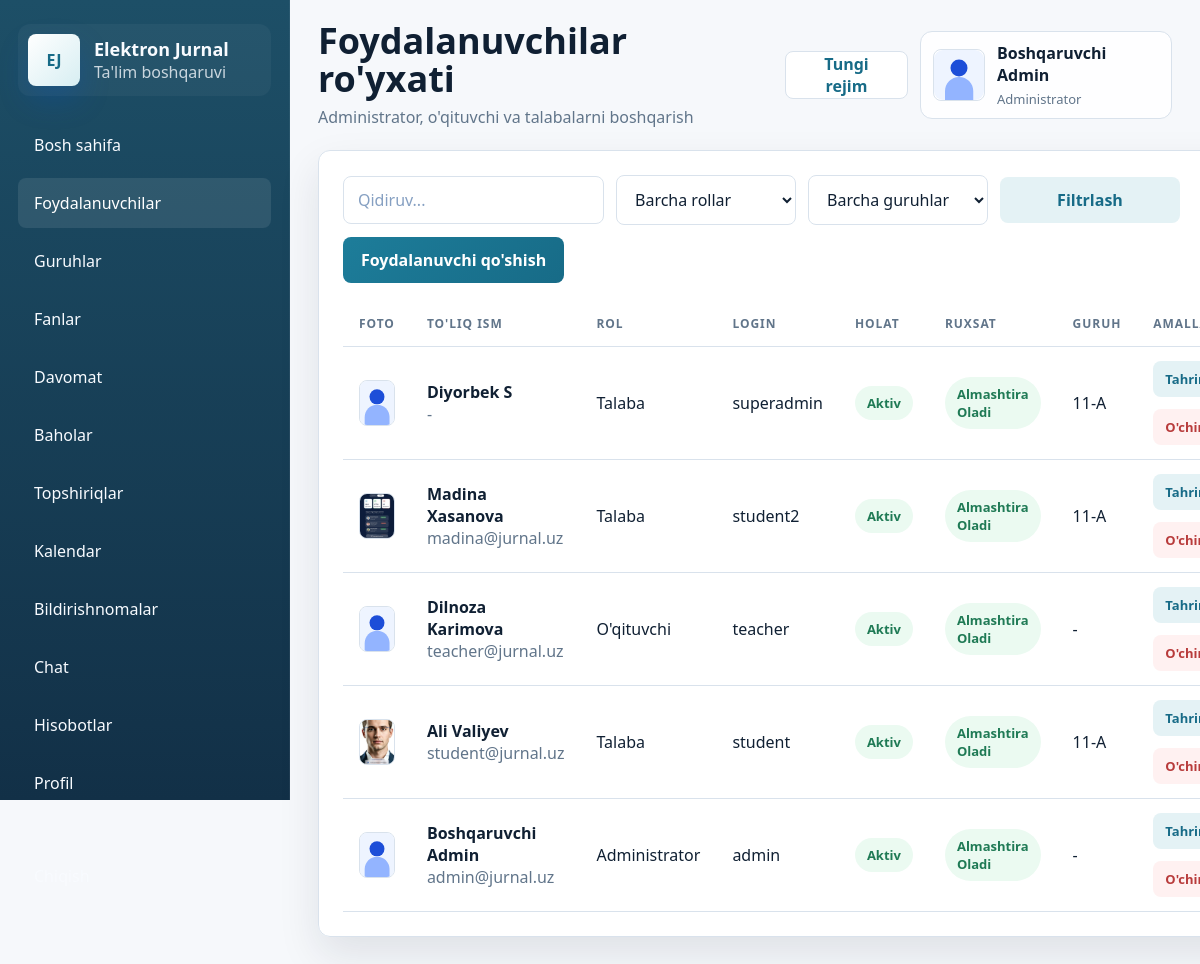
The app's page /users (signed in) with its own data.
### models.py (models this page shows, shortened)
class TimestampMixin:
    created_at = db.Column(db.DateTime, default=datetime.utcnow, nullable=False)

class User(UserMixin, TimestampMixin, db.Model):
    __tablename__ = "users"
    id = db.Column(db.Integer, primary_key=True)
    full_name = db.Column(db.String(150), nullable=False)
    username = db.Column(db.String(80), unique=True, nullable=False, index=True)
    password_hash = db.Column(db.String(255), nullable=False)
    role = db.Column(db.String(20), nullable=False, index=True)
    phone = db.Column(db.String(30))
    email = db.Column(db.String(120))
    image_path = db.Column(db.String(255))
    is_active = db.Column(db.Boolean, default=True, nullable=False)
    can_change_credentials = db.Column(db.Boolean, default=True, nullable=False)
    taught_subjects = db.relationship("Subject", back_populates="teacher", lazy="dynamic")
    student_group = db.relationship("StudentGroup", back_populates="student", uselist=False, cascade="all, delete-orphan")
    attendance_records = db.relationship("Attendance", back_populates="student", lazy="dynamic", foreign_keys="Attendance.student_id")
    grade_records = db.relationship("Grade", back_populates="student", lazy="dynamic", foreign_keys="Grade.student_id")
    grades_given = db.relationship("Grade", back_populates="teacher", lazy="dynamic", foreign_keys="Grade.teacher_id")
    assignments_created = db.relationship("Assignment", back_populates="teacher", lazy="dynamic", foreign_keys="Assignment.teacher_id")
    activities = db.relationship("ActivityLog", back_populates="user", lazy="dynamic")
    notifications = db.relationship("Notification", back_populates="user", lazy="dynamic", cascade="all, delete-orphan")
    chat_messages = db.relationship(
        "ChatMessage",
        back_populates="sender",
        lazy="dynamic",
        cascade="all, delete-orphan",
        foreign_keys="ChatMessage.sender_id",
    )
    assignment_submissions = db.relationship("AssignmentSubmission", back_populates="student", lazy="dynamic", cascade="all, delete-orphan")
    @property
    def group(self):
        return self.student_group.group if self.student_group else None

class Group(TimestampMixin, db.Model):
    __tablename__ = "groups"
    id = db.Column(db.Integer, primary_key=True)
    name = db.Column(db.String(80), unique=True, nullable=False)
    student_links = db.relationship("StudentGroup", back_populates="group", cascade="all, delete-orphan")
    subject_links = db.relationship("SubjectGroup", back_populates="group", cascade="all, delete-orphan")
    attendance_records = db.relationship("Attendance", back_populates="group", lazy="dynamic")
    assignments = db.relationship("Assignment", back_populates="group", lazy="dynamic")

### app.py (the view, shortened to what this page needs)
@app.route("/users")
@login_required
@role_required("admin")
def user_list():
    query = User.query
    search = request.args.get("search", "").strip()
    role = request.args.get("role", "").strip()
    group_id = request.args.get("group_id", "").strip()
    if role:
        query = query.filter_by(role=role)
    if group_id:
        query = query.outerjoin(StudentGroup).filter(StudentGroup.group_id == int(group_id))
    users = query.order_by(User.created_at.desc()).all()
    groups = Group.query.order_by(Group.name).all()
    return render_template("users/list.html", users=users, groups=groups, selected_role=role, selected_group=group_id, search=search)

### app.py (called while the page is built)
@login_manager.user_loader
def load_user(user_id: str):
    return db.session.get(User, int(user_id))

def role_required(*roles):
    def decorator(view_func):
        @wraps(view_func)
        def wrapped(*args, **kwargs):
            if not current_user.is_authenticated:
                return login_manager.unauthorized()
            if current_user.role not in roles:
                abort(403)
            return view_func(*args, **kwargs)
        return wrapped
    return decorator

def avatar_url(user: User) -> str:
    if user.image_path:
        return url_for("static", filename=f"uploads/{user.image_path}")
    return url_for("static", filename="uploads/default-avatar.svg")

### templates/users/list.html (shortened to what this page needs)
{% extends "base.html" %}
{% block page_title %}Foydalanuvchilar ro'yxati{% endblock %}
{% block page_subtitle %}Administrator, o'qituvchi va talabalarni boshqarish{% endblock %}
{% block content %}
  <section class="panel-card">
    <form class="toolbar" method="get">
      <input type="text" name="search" placeholder="Qidiruv..." value="{{ search }}">
      <select name="role">
        <option value="">Barcha rollar</option>
      </select>
      <select name="group_id">
        <option value="">Barcha guruhlar</option>
      </select>
      <button class="btn btn-secondary" type="submit">Filtrlash</button>
      <a class="btn btn-primary" href="{{ url_for('add_user') }}">Foydalanuvchi qo'shish</a>
    </form>
    <div class="table-wrap">
      <table class="table">
        <thead>
          <tr>
            <th>Foto</th>
            <th>To'liq ism</th>
            <th>Rol</th>
            <th>Login</th>
            <th>Holat</th>
            <th>Ruxsat</th>
            <th>Guruh</th>
            <th>Amallar</th>
          </tr>
        </thead>
        <tbody>
          {% for user in users %}
            <tr>
              <td data-label="Foto"><img class="avatar-table" src="{{ avatar_url(user) }}" alt="{{ user.full_name }}"></td>
              <td data-label="To'liq ism">
                <strong>{{ user.full_name }}</strong>
                <div class="subtext">{{ user.email or '-' }}</div>
              </td>
              <td data-label="Rol">{{ role_labels.get(user.role, user.role) }}</td>
              <td data-label="Login">{{ user.username }}</td>
              <td data-label="Holat">
                {% if user.is_active %}
                  <span class="status-badge status-present">Aktiv</span>
                {% else %}
                  <span class="status-badge status-absent">Bloklangan</span>
                {% endif %}
              </td>
              <td data-label="Ruxsat">
                {% if user.can_change_credentials %}
                  <span class="status-badge status-present">Almashtira oladi</span>
                {% else %}
                  <span class="status-badge status-late">Admin ruxsati kerak</span>
                {% endif %}
              </td>
              <td data-label="Guruh">{{ user.group.name if user.group else '-' }}</td>
              <td data-label="Amallar">
                <div class="row-actions">
                  <a class="btn btn-secondary btn-sm" href="{{ url_for('edit_user', user_id=user.id) }}">Tahrirlash</a>
                  <form method="post" action="{{ url_for('delete_user', user_id=user.id) }}">
                    <button class="btn btn-danger btn-sm" type="submit" data-confirm="Rostdan ham o'chirmoqchimisiz?">O'chirish</button>
                  </form>
                </div>
              </td>
            </tr>
          {% else %}
            <tr><td colspan="8">Foydalanuvchilar topilmadi.</td></tr>
          {% endfor %}
        </tbody>
      </table>
    </div>
  </section>
{% endblock %}

### templates/base.html (shortened to what this page needs)
<!DOCTYPE html>
<html lang="uz">
<head>
  <link rel="stylesheet" href="{{ url_for('static', filename='css/style.css') }}">
</head>
<body>
  {% if current_user.is_authenticated %}
    <div class="app-shell">
      <aside class="sidebar" id="sidebar">
        <a class="brand" href="{{ url_for('dashboard_router') }}">
          <div class="brand-logo">EJ</div>
          <div>
            <strong>Elektron Jurnal</strong>
            <span>Ta'lim boshqaruvi</span>
          </div>
        </a>
        <nav class="sidebar-nav">
          {% for endpoint, label in nav_items %}
            <a href="{{ url_for(endpoint) }}" class="{% if request.endpoint == endpoint %}active{% endif %}">
              <span>{{ label }}</span>
            </a>
          {% endfor %}
        </nav>
        <div class="sidebar-footer">
          <a href="{{ url_for('logout') }}" class="logout-link">Chiqish</a>
        </div>
      </aside>
      <div class="main-area">
        <header class="topbar">
          <div class="topbar-title">
            <h1>{% block page_title %}Elektron Jurnal Tizimi{% endblock %}</h1>
            <p>{% block page_subtitle %}Akademik boshqaruv paneli{% endblock %}</p>
          </div>
          <div class="topbar-actions">
            <button class="theme-toggle" type="button" data-theme-toggle>Rejim</button>
            <div class="topbar-user">
              <img src="{{ avatar_url(current_user) }}" alt="Avatar" class="avatar">
              <div>
                <strong>{{ current_user.full_name }}</strong>
                <span>{{ role_labels.get(current_user.role, current_user.role) }}</span>
              </div>
            </div>
          </div>
        </header>
        <main class="page-content">
          {% block content %}{% endblock %}
        </main>
      </div>
    </div>
  {% endif %}
</body>
</html>

### records on screen
User: full_name "Boshqaruvchi Admin", get "Administrator", is_active True (drawn), email "admin@jurnal.uz", username "admin", can_change_credentials "Almashtira Oladi", group "-"
User: full_name "Diyorbek S", email "-", get "Talaba", username "superadmin", is_active "Aktiv", can_change_credentials "Almashtira Oladi", group "11-A"
User: image_path (picture), full_name "Madina Xasanova", email "madina@jurnal.uz", get "Talaba", username "student2", is_active "Aktiv", can_change_credentials "Almashtira Oladi", group "11-A"
User: full_name "Dilnoza Karimova", email "teacher@jurnal.uz", get "O'qituvchi", username "teacher", is_active "Aktiv", can_change_credentials "Almashtira Oladi", group "-"
User: image_path (picture), full_name "Ali Valiyev", email "student@jurnal.uz", get "Talaba", username "student", is_active "Aktiv", can_change_credentials "Almashtira Oladi", group "11-A"

### other values on screen
{{ label }} "Bosh sahifa" "Foydalanuvchilar" "Guruhlar" "Fanlar" "Davomat" "Baholar" "Topshiriqlar" "Kalendar" "Bildirishnomalar" "Chat" "Hisobotlar" "Profil"
